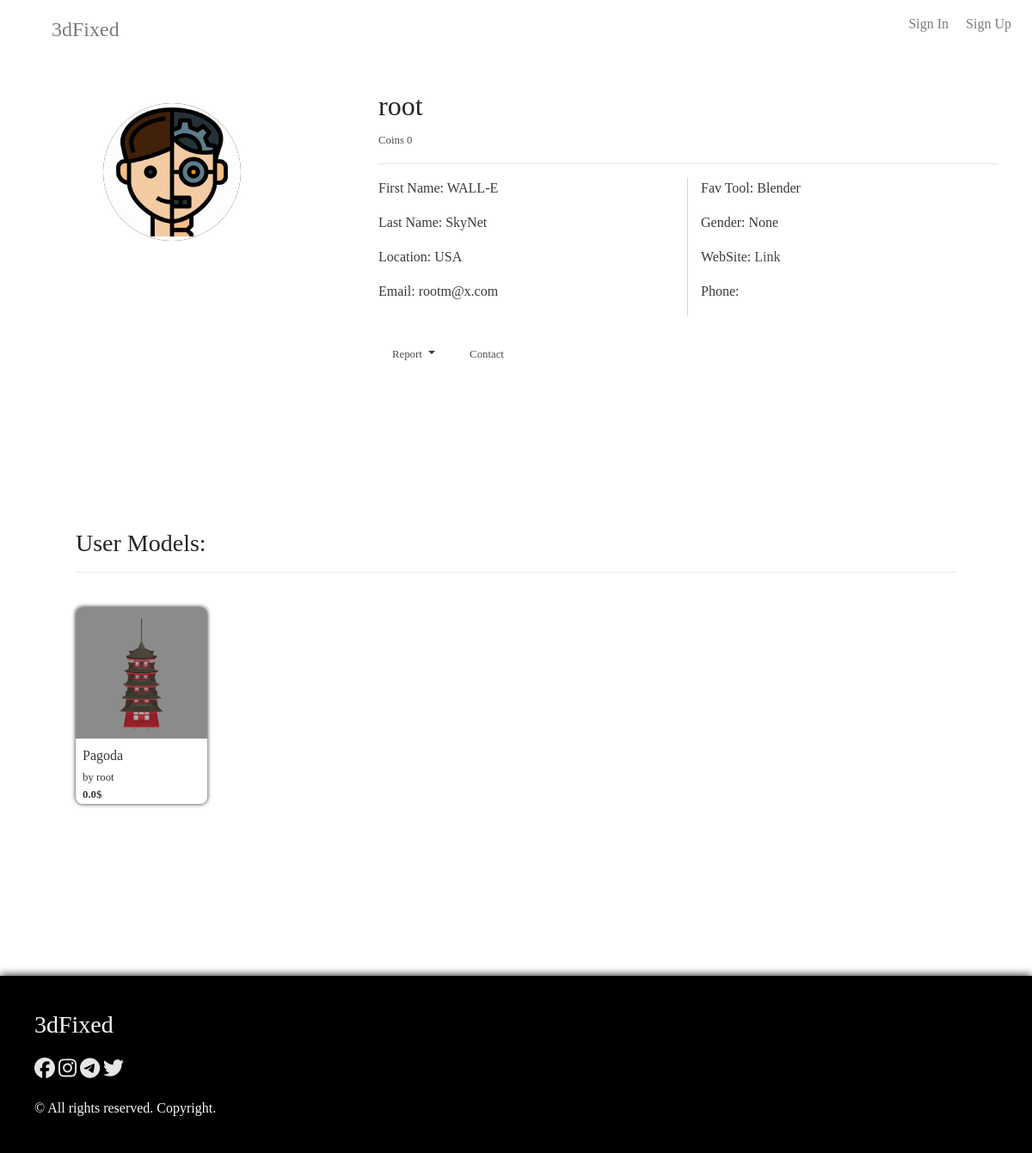
Page /engine/stranger/root on the earlier database version.
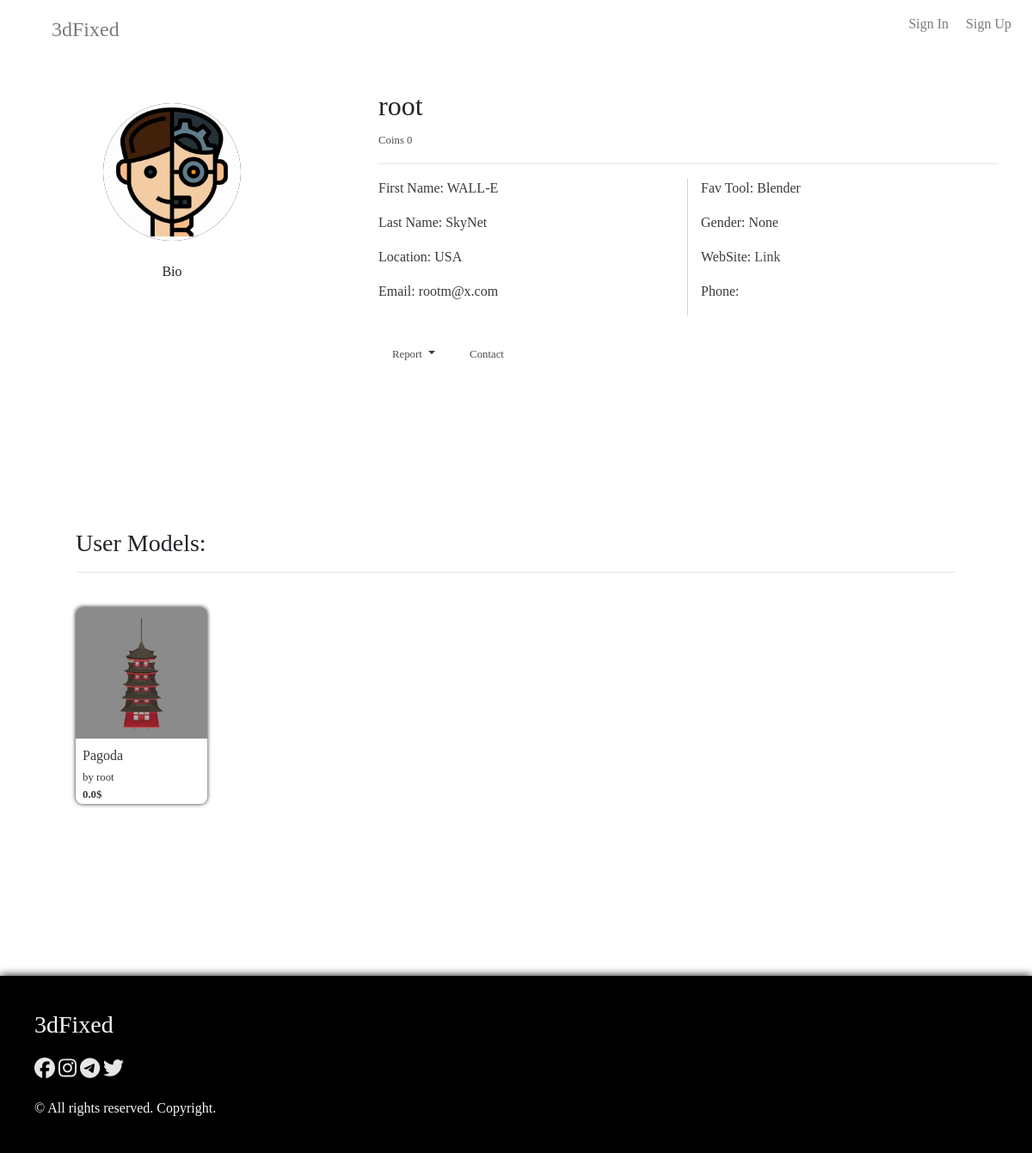
Same page on the later database version.
### user/models.py (models this page shows)
class Author(User):
	avatar = models.ImageField(upload_to = 'static/storage/img/user')
	cart = models.JSONField(default = list)
	favs = models.JSONField(default = list)
	bio = models.CharField(max_length = 255, default = 'Bio')
	website = models.URLField()
	location = models.CharField(max_length = 100, default = 'Moon, Utopia')
	favtool = models.CharField(max_length = 50)
	phone = models.CharField(max_length = 20)
	gender = models.CharField(max_length = 10, default = 'None')
	credit = models.CharField(max_length = 20)
	coins = models.JSONField(default= list)
	stripe_account = models.IntegerField(default = -1)
	paypal_account = models.IntegerField(default = -1)
	notifications = models.JSONField(default=list)
	payments = models.JSONField(default=list)
	vipstatus = models.BooleanField(default=False)
	bought = models.JSONField(default = list)
	warnings = models.IntegerField(default = 0)
	reports = models.JSONField(default = list)

### model/models.py (models this page shows, shortened)
class Mod(models.Model):
	model_name = models.CharField(max_length = 30)
	model_desc = models.TextField()
	model_price = models.FloatField()
	model_author_price = models.FloatField(default = 0)
	model_date = models.DateTimeField()
	model_views = models.IntegerField(default = 0)
	model_tags = models.JSONField()
	model_tool = models.CharField(max_length = 50)
	model_favs = models.IntegerField(default = 0)
	model_category = models.ForeignKey(Category, on_delete=models.PROTECT)
	model_author = models.ForeignKey(User, on_delete=models.PROTECT)
	model_link = models.URLField()

class ModelImage(models.Model):
	parent = models.ForeignKey(Mod, on_delete = models.CASCADE)
	file = models.ImageField(upload_to = 'static/storage/img/models')

### engine/views.py (the view)
# urls.py: path('stranger/<str:username>', views.stranger, name = 'stranger'),
def stranger(request, username):
	strangerUser = Author.objects.get(username = username)
	if request.user.username == strangerUser.username:
		return HttpResponseRedirect(reverse('user:profile'))
	modelset = Mod.objects.filter(model_author = strangerUser)
	return render(request, 'engine/stranger.html', {'stranger': strangerUser, 'modelset': modelset})

### model/templatetags/model_filters.py (called while the page is built)
@register.filter
def get_model_image(model):
	image = ModelImage.objects.filter(parent = model)[0]
	return image.file.url

### templates/engine/stranger.html (shortened to what this page needs)
{% extends 'main/index.html' %}
{% load filters %}
{% block content %}
	<div class="container-fluid" onload="profileBarProcessor()">
		<div class="row">
			<div class="col-md-4 pl-5 pr-5">
				<div class="profile-bar text-center">
					<div class="bar-img-holder mb-4">
						{% load static %}
						<img src="/{{stranger.avatar}}" class="w-100 h-100">
					</div>
					<p>{{stranger.bio}}</p>
				</div>
			</div>
			<div class="col-md-8 p-0">
				<div class="bar-text-holder">
					<h2>{{stranger.username}}</h2>
					<p><small>Coins {{ stranger.coins|length }}</small></p>
					<hr>
					<div class="row">
						<div class="col-md-6 mb-2" style="border-right: 1px solid #ced4da;">
							<p>First Name: {{stranger.first_name}}</p>
							<p>Last Name: {{stranger.last_name}}</p>
							<p>Location: {{stranger.location}}</p>
							<p>Email: {{stranger.email}}</p>
						</div>
						<div class="col-md-6 mb-2">
							<p>Fav Tool: Blender</p>
							<p>Gender: None</p>
							<p>WebSite: <a href="{{stranger.website}}">Link</a></p>
							<p>Phone: </p>
						</div>
					</div>
					<br>
					<a href="javascript:(void)" class="profile-button"><small>Contact </small></a>
					<div class="dropdown show" style="float: left; margin-right: 1vh;">
						<a href="javascript:(void)" class="profile-button dropdown-toggle" role="button" data-toggle="dropdown" aria-haspopup="true" aria-expanded="false"><small>Report </small></a>
					</div>
				</div>
			</div>
		</div>
		<div class="row mt-3">
			<div class="col-md-12 pr-5 pl-5">
				<div class="profile-bar">
					<h3 style="margin-top: 10vh;">User Models:</h3>
					<hr>
					<div class="user-models-wrapper">
						<div class="row">
							{% if modelset %}
								{% for model in modelset %}
									<div class="col-md-2 pr-2">
										<div class="model-card">
											<div class="model-image">
												{% load model_filters %}
												<img src="{{model|get_model_image}}" class="img-fluid w-100 h-100">
											</div>
											<div class="model-desc p-2">
												<p style="margin: 0;"><a href="{% url 'model:modelview' model.id %}">{{model.model_name}}</a></p>
												<small>by {{model.model_author}}</small><br>
												<small style="float: left;"><b>{{model.model_price}}$</b></small>
											</div>
										</div>
									</div>
								{% endfor %}
							{% else %}
								<div class="col-md-12">
									<p>Seems User doesn't have models yet</p>
								</div>
							{% endif %}
						</div>
					</div>
				</div>
			</div>
		</div>
	</div>
{% endblock %}

### templates/main/index.html (shortened to what this page needs)
<!DOCTYPE html>
<html lang="en">
<head>
	{% load static %}
	<link rel="stylesheet" href="{% static 'main/css/style.css' %}">
	<link rel="stylesheet" href="{% static 'main/css/result.css' %}">
	<link rel="stylesheet" href="{% static 'main/css/welcome.css' %}">
	<link rel="stylesheet" href="https://stackpath.bootstrapcdn.com/bootstrap/4.4.1/css/bootstrap.min.css">
	<link href="https://kit-pro.fontawesome.com/releases/v6.0.0/css/pro.min.css" rel="stylesheet">
</head>
<body onload="begin()">
	<div class="container-fluid p-0">
		<nav id="navbar">
			<div id="brand" class="menu-item">
				<a href="{% url 'main:index' %}">3dFixed</a>
			</div>
			<div class="menu-item text-right" id="right-menu">
				{% if user.is_authenticated %}
				<a href="{% url 'main:dashboard' %}" class="menu-btn">Dashboard <span class="fad fa-clipboard-list"></span></a>
				<a href="{% url 'user:profile' %}" class="menu-btn"><span class="fad fa-user-circle"></span></a>
				<a href="{% url 'model:modelupload' %}" class="menu-btn"><span class="fad fa-upload"></span></a>
				<a href="{% url 'user:user_cart' %}" class="menu-btn"><span class="fad fa-shopping-cart"></span><small>{{request.user.author.cart|length}}</small></a>
				{% else %}
				<a href="{% url 'user:loginform' %}" class="menu-btn">Sign In</a>
				<a href="{% url 'user:registration' %}" class="menu-btn">Sign Up</a>
				{% endif %}
			</div>
		</nav>
		<div id="main">
			{% block content %}{% endblock %}
		</div>
		<div id="footer" class="text-light">
			<div class="container-fluid p-0">
				<div class="row">
					<div class="col-md-6">
						<h3>3dFixed</h3>
						<ul class="social-links-menu">
							<li class="social-links"><a href="javascript:(void)"><span class="fab fa-facebook"></span></a></li>
							<li class="social-links"><a href="javascript:(void)"><span class="fab fa-instagram"></span></a></li>
							<li class="social-links"><a href="javascript:(void)"><span class="fab fa-telegram"></span></a></li>
							<li class="social-links"><a href="javascript:(void)"><span class="fab fa-twitter"></span></a></li>
						</ul>
						&copy; All rights reserved. Copyright.
					</div>
				</div>
			</div>
		</div>
	</div>
</body>
</html>
{% load static %}

### static/main/css/style.css (style rules this page uses)
* { transition: .3s ease; font-family: Segoe; }
body a { color: #232323; opacity: .9; }
#navbar { width: 100%; height: 8vh; }
#brand { width: 50%; float: left; justify-content: left; padding-left: 5%; }
#brand a { opacity: .6; width: 100%; font-size: 3vh; }
#right-menu { float: right; width: 50%; }
.menu-item { height: 100%; display: inline-block; align-items: center; justify-content: center; padding: 2vh; }
.menu-btn { padding: 1vh; opacity: .6; }
#footer { margin-top: 20vh; width: 100%; background: black; padding: 5vh; box-shadow: 0 0 10px black; }
.social-links-menu { list-style: none; padding: 0; margin-top: 2vh; }
.social-links { display: inline-flex; font-size: 3vh; }
.social-links a { color: white; }
.profile-bar { width: 100%; padding: 5vh; margin-top: 2vh; }
.bar-img-holder { width: 20vh; height: 20vh; margin: auto; background: black; border-radius: 100%; overflow: hidden; }
.bar-text-holder { padding: 5vh; }
.bar-text-holder p { opacity: .9; }
.profile-button { margin-top: 2vh; padding: 1.5vh 2vh; border-radius: 5px; }
.user-models-wrapper { margin: 0 auto; margin-top: 5vh; width: 100%; }

### static/main/css/result.css (style rules this page uses)
.chat-message span, small { opacity: .9; }
.model-card { width: 100%; font-size: 2vh; border-radius: 1vh; overflow: hidden; box-shadow: 0 0 5px; background: white; }
.model-image { width: 100%; }

Differences in the rows shown:
changed Author "USA": bio (not shown) → "Bio"
